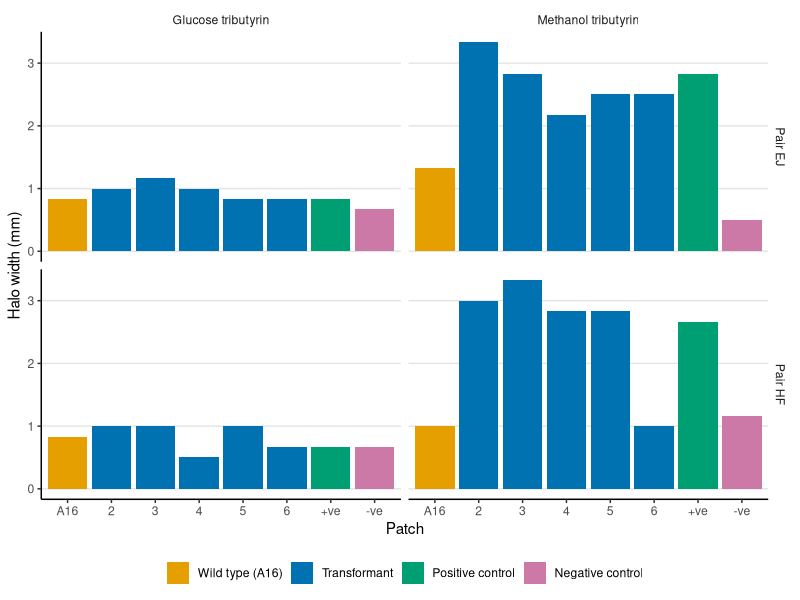
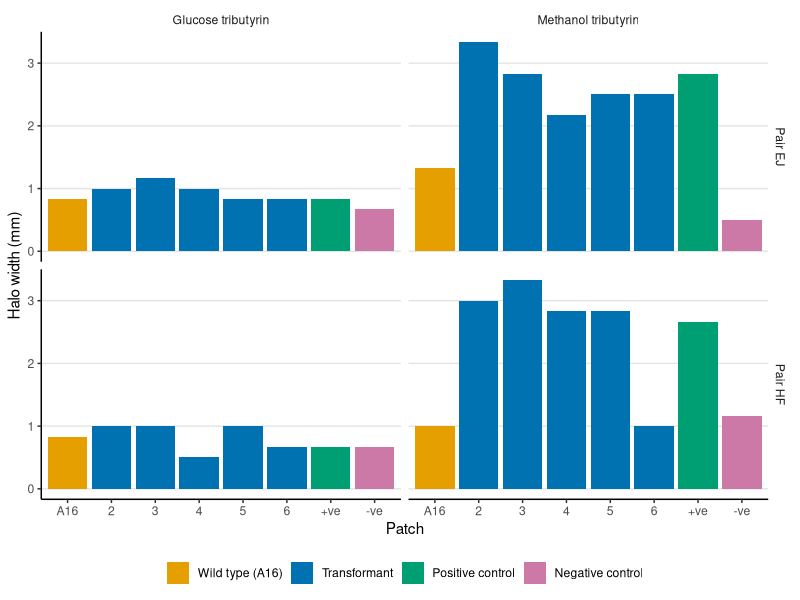

The R source for these figures, in order:
# =====================================================================
# Patch plate halo widths
# BIS243 Experimental Skills - shared group analysis
#
# What this script does:
#   1. Loads the mean zone and patch diameters from the data folder
#   2. Works out the halo width for each patch
#   3. Makes a bar chart and saves it to the outputs folder
#
# How to run it:
#   1. Open Shared-halo-data.Rproj in RStudio (this sets the working
#      folder, so the file paths below work on everyone's computer)
#   2. Open this script (scripts/halo_analysis.R)
#   3. Click "Source" (top right of the script panel) to run it all,
#      or run it line by line with Ctrl + Enter
# =====================================================================


# ---- 1. Load packages -----------------------------------------------

# The tidyverse includes everything this script needs
# (readr, dplyr, ggplot2 and the %>% pipe).
# If you have never installed it, run this line once first:
# install.packages("tidyverse")
library(tidyverse)


# ---- 2. Load the data -----------------------------------------------

# One row per patch, with its mean zone diameter and mean patch
# diameter (mm), each averaged over three measurements.
# The individual measurements are in data/patch_plate_raw_measurements.csv
patch_data <- read_csv("data/patch_plate_tidy_means.csv",
                       show_col_types = FALSE)

# Take a quick look at the columns and first few values
glimpse(patch_data)


# ---- 3. Calculate halo widths ---------------------------------------

# Halo width = (zone diameter - patch diameter) / 2
# We halve it because the halo sits on both sides of the patch
halo <- patch_data %>%
  mutate(halo_width_mm = (mean_zone_diameter_mm - mean_patch_diameter_mm) / 2)

halo


# ---- 4. Set the order and labels for plotting -----------------------

# Factors control the order things appear in on the chart and in the
# legend, and let us give them nicer labels
halo <- halo %>%
  mutate(
    sample_type = factor(sample_type,
                         levels = c("wild_type", "transformant",
                                    "positive_control", "negative_control"),
                         labels = c("Wild type (A16)", "Transformant",
                                    "Positive control", "Negative control")),
    plate_medium = factor(plate_medium,
                          levels = c("glucose", "methanol"),
                          labels = c("Glucose tributyrin", "Methanol tributyrin")),
    pair = factor(pair,
                  levels = c("EJ", "HF"),
                  labels = c("Pair EJ", "Pair HF")),
    
    # Patch 1 is the wild type, 7 and 8 are the controls
    patch_label = factor(patch_no,
                         levels = 1:8,
                         labels = c("A16", "2", "3", "4", "5", "6", "+ve", "-ve"))
  )


# ---- 5. Plot --------------------------------------------------------

halo_plot <- ggplot(halo,
                    aes(x = patch_label, y = halo_width_mm, fill = sample_type)) +
  geom_col() +
  # One panel for each pair (rows) and plate medium (columns)
  facet_grid(pair ~ plate_medium) +
  # Colour-blind friendly colours (Okabe-Ito palette)
  scale_fill_manual(values = c("#E69F00", "#0072B2", "#009E73", "#CC79A7")) +
  labs(x = "Patch", y = "Halo width (mm)", fill = NULL) +
  theme_classic() +
  theme(legend.position = "bottom",
        # Remove the boxes around the panel labels
        strip.background = element_blank(),
        # Faint horizontal lines to help read off bar heights
        panel.grid.major.y = element_line(colour = "grey90"))

halo_plot


# ---- 6. Save the chart ----------------------------------------------

# Make sure the outputs folder exists (does nothing if it already does)
dir.create("outputs", showWarnings = FALSE)

ggsave("outputs/halo_width_plot.png", halo_plot,
       width = 20, height = 15, units = "cm", dpi = 300)
